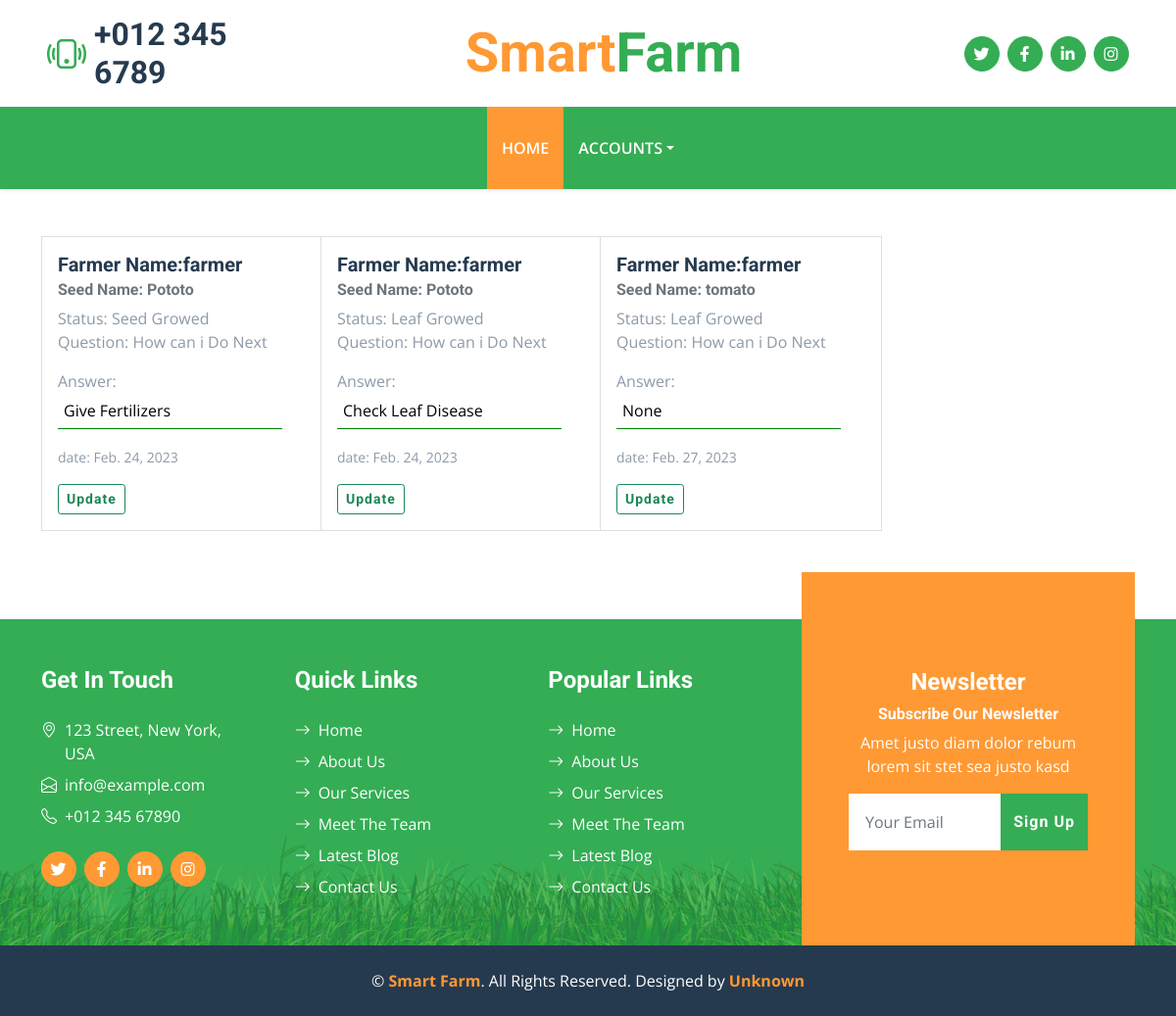
Page /ExpertHome on the earlier database version.
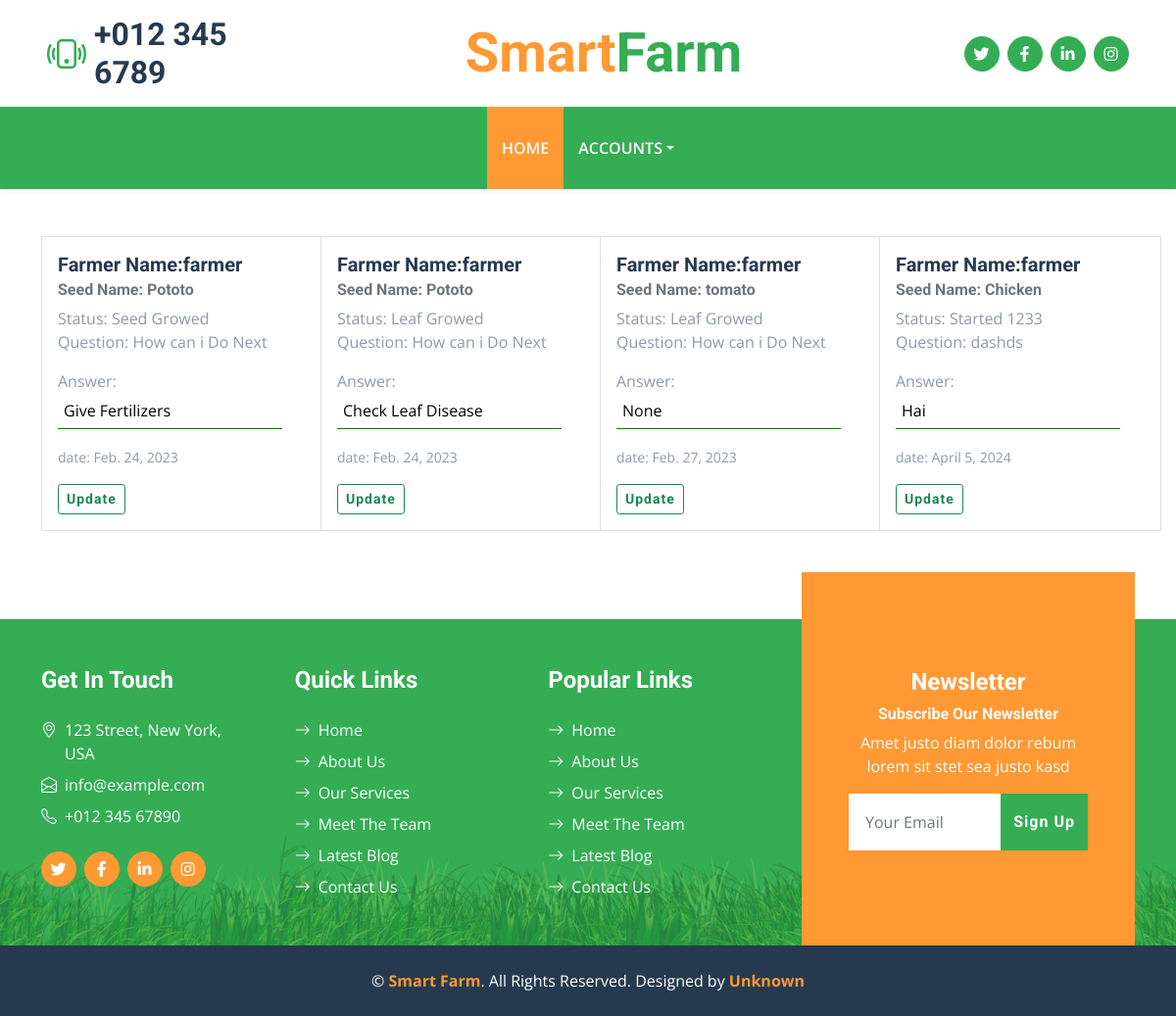
Same page on the later database version.
### farmer/models.py (models this page shows)
class FarmStatus(models.Model):
    Farm = models.ForeignKey(SeedFarm,on_delete=models.CASCADE)
    Expert = models.ForeignKey(User,on_delete=models.CASCADE,blank=True,null=True)
    Status = models.CharField(max_length=255)
    questions = models.CharField(max_length=1000,blank=True,null=True)
    answers = models.CharField(max_length=1000,null=True,blank=True)
    date = models.DateField(auto_now_add=True)

class SeedFarm(models.Model):
    seedname = models.CharField(max_length=55)
    farmfield = models.CharField(max_length=55)
    framarea = models.CharField(max_length=55)
    framstatus = models.CharField(max_length=1000)
    image = models.FileField(upload_to="framimage")
    user = models.ForeignKey(User,on_delete=models.CASCADE)
    date = models.DateField(auto_now_add=True)

### Home/views.py (the view)
# urls.py: path("ExpertHome",views.ExpertHome,name="ExpertHome"),
def ExpertHome(request):
    Farm = FarmStatus.objects.all()
    context = {
        "farm":Farm
    }
    return render(request,'expert/expertHome.html',context)

### templates/expert/experthome.html (shortened to what the changed rows need)
{% load static %}
<!DOCTYPE html>
<html lang="en">
<head>
    <link href="https://cdnjs.cloudflare.com/ajax/libs/font-awesome/5.15.0/css/all.min.css" rel="stylesheet">
    <link href="https://cdn.jsdelivr.net/npm/bootstrap-icons@1.4.1/font/bootstrap-icons.css" rel="stylesheet">
    <link href="{%static 'lib/owlcarousel/assets/owl.carousel.min.css' %}" rel="stylesheet">
    <link href="{%static 'css/bootstrap.min.css' %}" rel="stylesheet">
    <link href="{%static 'css/style.css' %}" rel="stylesheet">
</head>
<body>
    <div class="container-fluid px-5 d-none d-lg-block">
        <div class="row gx-5 py-3 align-items-center">
            <div class="col-lg-3">
                <div class="d-flex align-items-center justify-content-start">
                    <h2 class="mb-0">+012 345 6789</h2>
                </div>
            </div>
            <div class="col-lg-6">
                <div class="d-flex align-items-center justify-content-center">
                    <a href="index.html" class="navbar-brand ms-lg-5">
                        <h1 class="m-0 display-4 text-primary"><span class="text-secondary">Smart</span>Farm</h1>
                    </a>
                </div>
            </div>
        </div>
    </div>
    {% block content %}
    <div class="container mt-5">
        <div class="row">
            {% for f in farm %}
            <div class="col-md-3">
                <div class="card" style="width: 18rem;">
                    <div class="card-body">
                      <h5 class="card-title">Farmer Name:{{f.Farm.user}} </h5>
                      <h6 class="card-subtitle mb-2 text-muted">Seed Name: {{f.Farm.seedname}}</h6>
                      <p class="card-text">
                        Status: {{f.Status}}<br>
                        Question: {{f.questions}} <br>
                        <form action="{%url 'UpdateAnswer' f.id %}" method="post">
                        Answer: <input type="text" value="{{f.answers}}" name="ans" style="width:90%;padding:6px;border:none;border-bottom:.5px solid green">
                      </p>
                      <p><small>date: {{f.date}}</small></p>
                      <button class="btn btn-outline-success btn-sm">Update</button>
                    </div>
                  </div>
            </div>
            {% endfor %}
        </div>
    </div>
    {% endblock %}
</body>
</html>

Differences in the rows shown:
added FarmStatus: Farm.user "farmer", Farm.seedname "Chicken", Status "Started 1233", questions "dashds", ans "Hai", date "April 5, 2024"
